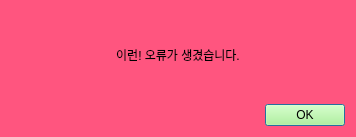
<?xml version="1.0" encoding="UTF-8"?>
<ui version="4.0">
 <class>Dialog</class>
 <widget class="QDialog" name="Dialog">
  <property name="geometry">
   <rect>
    <x>0</x>
    <y>0</y>
    <width>356</width>
    <height>137</height>
   </rect>
  </property>
  <property name="windowTitle">
   <string>오류 (Error)</string>
  </property>
  <property name="styleSheet">
   <string notr="true">background-color: rgb(255, 85, 127);</string>
  </property>
  <layout class="QGridLayout" name="gridLayout">
   <item row="0" column="0">
    <widget class="QLabel" name="label">
     <property name="styleSheet">
      <string notr="true">font: 81 20pt &quot;나눔스퀘어라운드 ExtraBold&quot;;</string>
     </property>
     <property name="text">
      <string>이런! 오류가 생겼습니다.</string>
     </property>
     <property name="alignment">
      <set>Qt::AlignCenter</set>
     </property>
    </widget>
   </item>
   <item row="1" column="0">
    <widget class="QDialogButtonBox" name="buttonBox">
     <property name="styleSheet">
      <string notr="true">background-color: rgb(170, 255, 127);</string>
     </property>
     <property name="orientation">
      <enum>Qt::Horizontal</enum>
     </property>
     <property name="standardButtons">
      <set>QDialogButtonBox::Ok</set>
     </property>
    </widget>
   </item>
  </layout>
 </widget>
 <resources/>
 <connections>
  <connection>
   <sender>buttonBox</sender>
   <signal>accepted()</signal>
   <receiver>Dialog</receiver>
   <slot>accept()</slot>
   <hints>
    <hint type="sourcelabel">
     <x>248</x>
     <y>254</y>
    </hint>
    <hint type="destinationlabel">
     <x>157</x>
     <y>274</y>
    </hint>
   </hints>
  </connection>
  <connection>
   <sender>buttonBox</sender>
   <signal>rejected()</signal>
   <receiver>Dialog</receiver>
   <slot>reject()</slot>
   <hints>
    <hint type="sourcelabel">
     <x>316</x>
     <y>260</y>
    </hint>
    <hint type="destinationlabel">
     <x>286</x>
     <y>274</y>
    </hint>
   </hints>
  </connection>
 </connections>
</ui>
